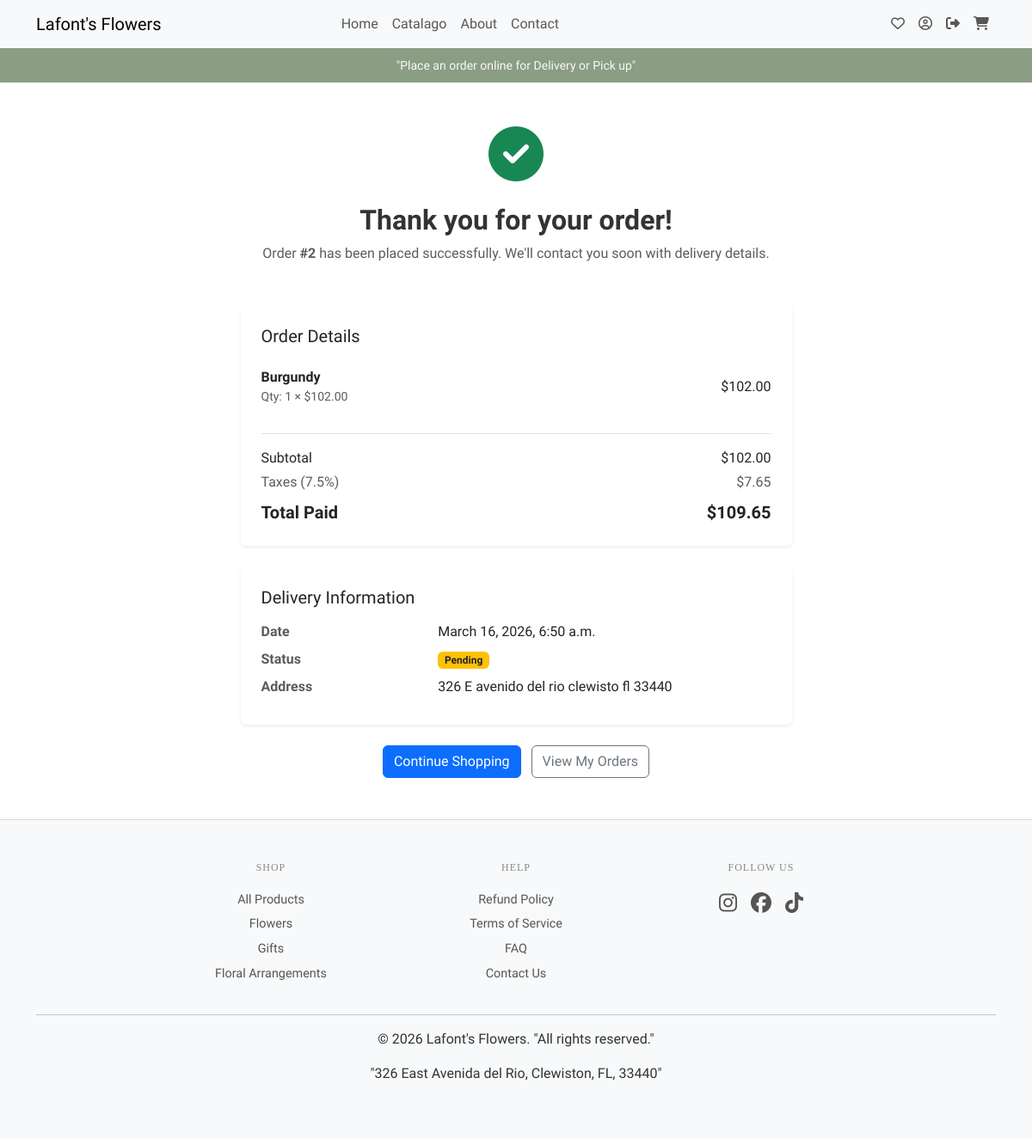
Screenshot of /store/confirmation/2/ (signed in) with the database file from the repository.
### store/models.py (models this page shows, shortened)
class Order(models.Model):
    customer = models.ForeignKey(Customer, on_delete=models.CASCADE, related_name='orders')
    purchase_date = models.DateTimeField(auto_now_add=True)
    total = models.DecimalField(max_digits=10, decimal_places=2, default=0.00)
    status = models.CharField(max_length=50, choices=[('pending', 'Pending'), ('shipped', 'Shipped'), ('completed', 'Completed')], default='pending')
    delivery_address = models.CharField(max_length=500, blank=True, default='')
    notes = models.TextField(blank=True, default='')
    stripe_session_id = models.CharField(max_length=200, blank=True, default='', db_index=True)

class OrderDetail(models.Model):
    order = models.ForeignKey(Order, on_delete=models.CASCADE)
    product = models.ForeignKey(Product, on_delete=models.PROTECT)
    quantity = models.PositiveIntegerField()
    price = models.DecimalField(max_digits=10, decimal_places=2)  # Price at the time of purchase.
    def subtotal(self):
        return self.quantity * self.price

class Product(models.Model):
    TYPE_CHOICES = [
        ('Roses', 'Roses'),
        ('Spray Roses', 'Spray Roses'),
        ('6 Roses Bqt', '6 Roses Bouquets'),
        ('1 St Rose Bqt', 'Rose Bouquets'),
        ('Bouquets 12 Stem', 'Bouquets 12 Stem'),
        ('Carnations', 'Carnations'),
        ('Mini Carnations', 'Mini Carnations'),
        ('Dianthus', 'Dianthus'),
        ('Statice', 'Statice'),
        ('Snapdragons', 'Snapdragons'),
        ('Asters', 'Asters'),
        ('Gypsophilia', 'Gypsophilia'),
        ('Lilies Oriental', 'Lilies Oriental'),
        ('Lilies L.A. Hybrid', 'Lilies L.A. Hybrid'),
        ('Hydrangeas', 'Hydrangeas'),
        ('Alstromeria', 'Alstromeria'),
        ('Hypericum', 'Hypericum'),
        ('Pom Poms', 'Pom Poms'),
        ('Mums Fuji or Cremon', 'Mums Fuji or Cremon'),
        ('Supermums', 'Supermums'),
        ('Limonium', 'Limonium'),
        ('Sinensis', 'Sinensis'),
    ]
    name = models.CharField(max_length=100)
    pack_quantity = models.CharField(max_length=50, choices=[('175','175'), ('200','200'), ('250','250'), ('120','120'), ('30','30'), ('32','32'), ('15','15'),('16','16'),('18','18'),('80','80'),('12','12'),('10','10'),('13','13'),('40','40'),('70','70'),('34','34'),('50','50'),('9','9'),('90','90'),('14','14')])
    type = models.CharField(max_length=50, choices=TYPE_CHOICES, default='Roses')
    unit_price = models.DecimalField(max_digits=10, decimal_places=2)
    description = models.TextField()
    color=models.CharField(max_length=100)
    is_available = models.BooleanField(default=True)
    url_image=models.URLField(blank=True)
    code=models.CharField(max_length=100,default='')
    grade=models.CharField(max_length=100, blank=True, default='')
    pack_unit= models.CharField(max_length=4, choices=[('st', 'st'),('bu','bu')], blank=True, default='')

### store/views.py (the view)
# urls.py: path('confirmation/<int:pk>/', confirmation_view, name='confirmation'),
def confirmation_view(request, pk):
    order = get_object_or_404(Order, pk=pk)
    if not request.user.is_staff:
        customer = Customer.objects.filter(user=request.user).first()
        if not customer or order.customer != customer:
            raise Http404
    order_items = order.orderdetail_set.select_related("product").all()
    order_subtotal = sum((item.subtotal() for item in order_items), Decimal("0.00"))
    order_tax = (order.total - order_subtotal).quantize(Decimal("0.01"), rounding=ROUND_HALF_UP)
    if order_tax < 0:
        order_tax = Decimal("0.00")
    return render(request, "store/confirmation.html", {
        "order": order,
        "order_items": order_items,
        "order_subtotal": order_subtotal,
        "order_tax": order_tax,
        "tax_rate_percent": "7.5",
    })

### store/templates/store/confirmation.html (shortened to what this page needs)
{% extends "store/layout.html" %}
{% block body %}
<section class="py-5">
	<div class="container">
		<div class="row justify-content-center">
			<div class="col-12 col-lg-7">
				<div class="text-center mb-5">
					<div class="display-3 text-success mb-3">
						<i class="fa-solid fa-circle-check"></i>
					</div>
					<h2 class="fw-bold">Thank you for your order!</h2>
					<p class="text-muted">Order <strong>#{{ order.id }}</strong> has been placed successfully. We'll contact you soon with delivery details.</p>
				</div>
				<div class="card border-0 shadow-sm mb-4">
					<div class="card-body p-4">
						<h5 class="mb-3">Order Details</h5>
						<ul class="list-group list-group-flush mb-4">
							{% for item in order_items %}
							<li class="list-group-item px-0 d-flex justify-content-between align-items-center">
								<div>
									<span class="fw-semibold">{{ item.product.name }}</span>
									<span class="text-muted small d-block">Qty: {{ item.quantity }} &times; ${{ item.price }}</span>
								</div>
								<span>${{ item.subtotal }}</span>
							</li>
							{% endfor %}
						</ul>
						<div class="border-top pt-3">
							<div class="d-flex justify-content-between mb-1">
								<span>Subtotal</span>
								<span>${{ order_subtotal }}</span>
							</div>
							<div class="d-flex justify-content-between mb-2 text-muted">
								<span>Taxes ({{ tax_rate_percent }}%)</span>
								<span>${{ order_tax }}</span>
							</div>
							<div class="d-flex justify-content-between fw-bold fs-5">
								<span>Total Paid</span>
								<span>${{ order.total }}</span>
							</div>
						</div>
					</div>
				</div>
				<div class="card border-0 shadow-sm mb-4">
					<div class="card-body p-4">
						<h5 class="mb-3">Delivery Information</h5>
						<dl class="row mb-0">
							<dt class="col-sm-4 text-muted">Date</dt>
							<dd class="col-sm-8">{{ order.purchase_date|date:"N j, Y, g:i a" }}</dd>
							<dt class="col-sm-4 text-muted">Status</dt>
							<dd class="col-sm-8">
								<span class="badge bg-warning text-dark text-capitalize">{{ order.get_status_display }}</span>
							</dd>
							{% if order.delivery_address %}
							<dt class="col-sm-4 text-muted">Address</dt>
							<dd class="col-sm-8">{{ order.delivery_address }}</dd>
							{% endif %}
						</dl>
					</div>
				</div>
				<div class="text-center">
					<a href="{% url 'catalog' %}" class="btn btn-primary me-2">Continue Shopping</a>
					<a href="{% url 'profile' %}" class="btn btn-outline-secondary">View My Orders</a>
				</div>
			</div>
		</div>
	</div>
</section>
{% endblock %}

### store/static/store/css/style.css (style rules this page uses)
body { font-family: 'Georgia', serif; color: #333; background-color: #fff; }

### rows the page displays
Order: id "2", total "109.65", purchase_date "March 16, 2026, 6:50 a.m.", status "Pending", delivery_address "326 E avenido del rio clewisto fl 33440"
OrderDetail: product.name "Burgundy", quantity "1", price "102.00", subtotal "102.00"

### other values shown
{{ order_subtotal }} "102.00"
{{ tax_rate_percent }} "7.5"
{{ order_tax }} "7.65"
